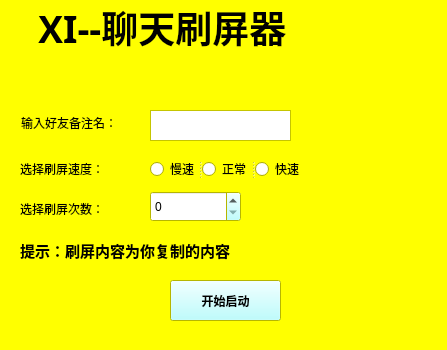
<?xml version="1.0" encoding="UTF-8"?>
<ui version="4.0">
 <class>MainWindow</class>
 <widget class="QMainWindow" name="MainWindow">
  <property name="geometry">
   <rect>
    <x>0</x>
    <y>0</y>
    <width>447</width>
    <height>350</height>
   </rect>
  </property>
  <property name="minimumSize">
   <size>
    <width>447</width>
    <height>310</height>
   </size>
  </property>
  <property name="maximumSize">
   <size>
    <width>447</width>
    <height>350</height>
   </size>
  </property>
  <property name="palette">
   <palette>
    <active>
     <colorrole role="WindowText">
      <brush brushstyle="SolidPattern">
       <color alpha="255">
        <red>0</red>
        <green>0</green>
        <blue>0</blue>
       </color>
      </brush>
     </colorrole>
     <colorrole role="Button">
      <brush brushstyle="SolidPattern">
       <color alpha="255">
        <red>170</red>
        <green>255</green>
        <blue>255</blue>
       </color>
      </brush>
     </colorrole>
     <colorrole role="Base">
      <brush brushstyle="SolidPattern">
       <color alpha="255">
        <red>255</red>
        <green>255</green>
        <blue>255</blue>
       </color>
      </brush>
     </colorrole>
     <colorrole role="Window">
      <brush brushstyle="SolidPattern">
       <color alpha="255">
        <red>255</red>
        <green>255</green>
        <blue>0</blue>
       </color>
      </brush>
     </colorrole>
     <colorrole role="Shadow">
      <brush brushstyle="SolidPattern">
       <color alpha="255">
        <red>255</red>
        <green>255</green>
        <blue>255</blue>
       </color>
      </brush>
     </colorrole>
    </active>
    <inactive>
     <colorrole role="WindowText">
      <brush brushstyle="SolidPattern">
       <color alpha="255">
        <red>0</red>
        <green>0</green>
        <blue>0</blue>
       </color>
      </brush>
     </colorrole>
     <colorrole role="Button">
      <brush brushstyle="SolidPattern">
       <color alpha="255">
        <red>170</red>
        <green>255</green>
        <blue>255</blue>
       </color>
      </brush>
     </colorrole>
     <colorrole role="Base">
      <brush brushstyle="SolidPattern">
       <color alpha="255">
        <red>255</red>
        <green>255</green>
        <blue>255</blue>
       </color>
      </brush>
     </colorrole>
     <colorrole role="Window">
      <brush brushstyle="SolidPattern">
       <color alpha="255">
        <red>255</red>
        <green>255</green>
        <blue>0</blue>
       </color>
      </brush>
     </colorrole>
     <colorrole role="Shadow">
      <brush brushstyle="SolidPattern">
       <color alpha="255">
        <red>255</red>
        <green>255</green>
        <blue>255</blue>
       </color>
      </brush>
     </colorrole>
    </inactive>
    <disabled>
     <colorrole role="WindowText">
      <brush brushstyle="SolidPattern">
       <color alpha="255">
        <red>120</red>
        <green>120</green>
        <blue>120</blue>
       </color>
      </brush>
     </colorrole>
     <colorrole role="Button">
      <brush brushstyle="SolidPattern">
       <color alpha="255">
        <red>170</red>
        <green>255</green>
        <blue>255</blue>
       </color>
      </brush>
     </colorrole>
     <colorrole role="Base">
      <brush brushstyle="SolidPattern">
       <color alpha="255">
        <red>255</red>
        <green>255</green>
        <blue>0</blue>
       </color>
      </brush>
     </colorrole>
     <colorrole role="Window">
      <brush brushstyle="SolidPattern">
       <color alpha="255">
        <red>255</red>
        <green>255</green>
        <blue>0</blue>
       </color>
      </brush>
     </colorrole>
     <colorrole role="Shadow">
      <brush brushstyle="SolidPattern">
       <color alpha="255">
        <red>255</red>
        <green>255</green>
        <blue>255</blue>
       </color>
      </brush>
     </colorrole>
    </disabled>
   </palette>
  </property>
  <property name="mouseTracking">
   <bool>true</bool>
  </property>
  <property name="tabletTracking">
   <bool>false</bool>
  </property>
  <property name="focusPolicy">
   <enum>Qt::NoFocus</enum>
  </property>
  <property name="windowTitle">
   <string>MainWindow</string>
  </property>
  <widget class="QWidget" name="centralwidget">
   <widget class="QPushButton" name="pushButton">
    <property name="geometry">
     <rect>
      <x>170</x>
      <y>280</y>
      <width>111</width>
      <height>41</height>
     </rect>
    </property>
    <property name="font">
     <font>
      <family>微软雅黑</family>
      <pointsize>9</pointsize>
      <weight>75</weight>
      <bold>true</bold>
     </font>
    </property>
    <property name="mouseTracking">
     <bool>false</bool>
    </property>
    <property name="autoFillBackground">
     <bool>false</bool>
    </property>
    <property name="text">
     <string>开始启动</string>
    </property>
    <property name="checkable">
     <bool>false</bool>
    </property>
    <property name="autoRepeat">
     <bool>false</bool>
    </property>
   </widget>
   <widget class="QWidget" name="formLayoutWidget_3">
    <property name="geometry">
     <rect>
      <x>0</x>
      <y>0</y>
      <width>1082</width>
      <height>147</height>
     </rect>
    </property>
    <layout class="QFormLayout" name="formLayout_3">
     <item row="0" column="0" colspan="2">
      <widget class="QLabel" name="label_4">
       <property name="font">
        <font>
         <family>微软雅黑</family>
         <pointsize>28</pointsize>
         <weight>75</weight>
         <bold>true</bold>
        </font>
       </property>
       <property name="text">
        <string>    XI--聊天刷屏器</string>
       </property>
       <property name="textFormat">
        <enum>Qt::AutoText</enum>
       </property>
       <property name="wordWrap">
        <bool>false</bool>
       </property>
       <property name="margin">
        <number>24</number>
       </property>
      </widget>
     </item>
    </layout>
   </widget>
   <widget class="QTextEdit" name="textEdit">
    <property name="geometry">
     <rect>
      <x>150</x>
      <y>110</y>
      <width>141</width>
      <height>31</height>
     </rect>
    </property>
   </widget>
   <widget class="QLabel" name="label">
    <property name="geometry">
     <rect>
      <x>21</x>
      <y>111</y>
      <width>111</width>
      <height>24</height>
     </rect>
    </property>
    <property name="font">
     <font>
      <family>微软雅黑</family>
      <weight>50</weight>
      <bold>false</bold>
     </font>
    </property>
    <property name="text">
     <string>输入好友备注名：</string>
    </property>
    <property name="textFormat">
     <enum>Qt::AutoText</enum>
    </property>
   </widget>
   <widget class="QLabel" name="label_2">
    <property name="geometry">
     <rect>
      <x>20</x>
      <y>160</y>
      <width>111</width>
      <height>18</height>
     </rect>
    </property>
    <property name="font">
     <font>
      <family>微软雅黑</family>
     </font>
    </property>
    <property name="text">
     <string>选择刷屏速度：</string>
    </property>
    <property name="textFormat">
     <enum>Qt::AutoText</enum>
    </property>
   </widget>
   <widget class="QLabel" name="label_3">
    <property name="geometry">
     <rect>
      <x>20</x>
      <y>240</y>
      <width>271</width>
      <height>21</height>
     </rect>
    </property>
    <property name="font">
     <font>
      <family>微软雅黑</family>
      <pointsize>11</pointsize>
      <weight>75</weight>
      <bold>true</bold>
     </font>
    </property>
    <property name="text">
     <string>提示：刷屏内容为你复制的内容</string>
    </property>
    <property name="textFormat">
     <enum>Qt::AutoText</enum>
    </property>
   </widget>
   <widget class="QLabel" name="label_5">
    <property name="geometry">
     <rect>
      <x>20</x>
      <y>200</y>
      <width>111</width>
      <height>18</height>
     </rect>
    </property>
    <property name="font">
     <font>
      <family>微软雅黑</family>
     </font>
    </property>
    <property name="text">
     <string>选择刷屏次数：</string>
    </property>
    <property name="textFormat">
     <enum>Qt::AutoText</enum>
    </property>
   </widget>
   <widget class="QSpinBox" name="spinBox">
    <property name="geometry">
     <rect>
      <x>150</x>
      <y>191</y>
      <width>91</width>
      <height>31</height>
     </rect>
    </property>
    <property name="maximum">
     <number>999</number>
    </property>
   </widget>
   <widget class="QSplitter" name="splitter">
    <property name="geometry">
     <rect>
      <x>150</x>
      <y>160</y>
      <width>153</width>
      <height>18</height>
     </rect>
    </property>
    <property name="orientation">
     <enum>Qt::Horizontal</enum>
    </property>
    <widget class="QRadioButton" name="radioButton">
     <property name="font">
      <font>
       <family>微软雅黑</family>
      </font>
     </property>
     <property name="text">
      <string>慢速</string>
     </property>
    </widget>
    <widget class="QRadioButton" name="radioButton_2">
     <property name="font">
      <font>
       <family>微软雅黑</family>
      </font>
     </property>
     <property name="text">
      <string>正常</string>
     </property>
    </widget>
    <widget class="QRadioButton" name="radioButton_3">
     <property name="font">
      <font>
       <family>微软雅黑</family>
      </font>
     </property>
     <property name="text">
      <string>快速</string>
     </property>
    </widget>
   </widget>
  </widget>
 </widget>
 <resources/>
 <connections/>
</ui>
